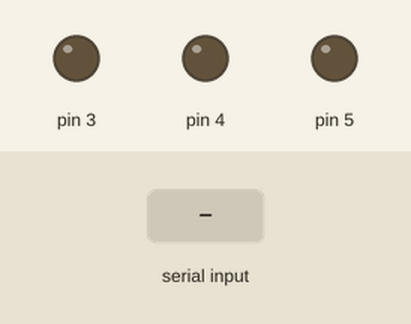
Bench run of a sketch on a simulated Arduino Uno, built with avr-gcc and run on an emulated ATmega328P. Parts: output pins drawn as LEDs (lit = HIGH). Inputs (shaded band) come from the test bench.

Above: at 1.2 s.
1.3 s: "C" received over Serial
At 3.4 s:
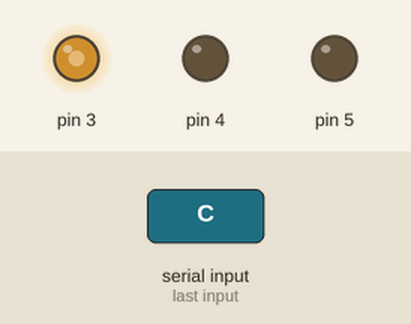
3.8 s: "D" received over Serial
At 5.3 s:
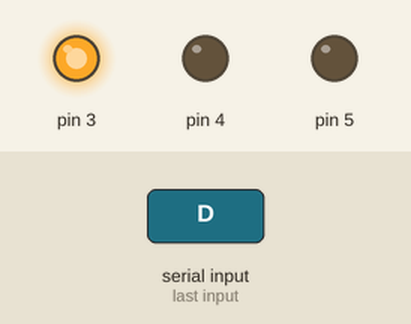
6.3 s: "A" received over Serial
At 8.4 s:
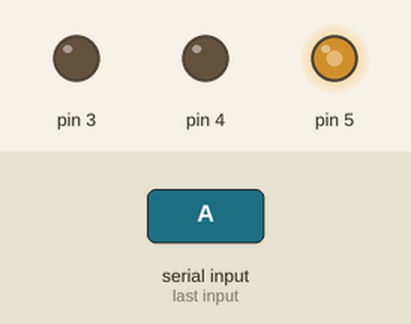
8.8 s: "B" received over Serial
At 10.3 s:
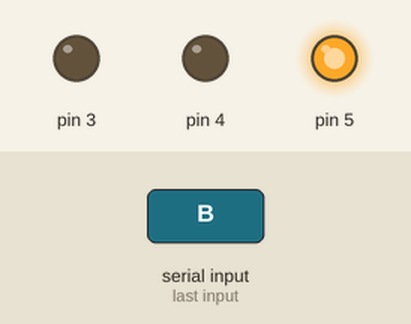
Timing chart, 0 to 11.8 s (numbered marks = the images above; inputs shaded):
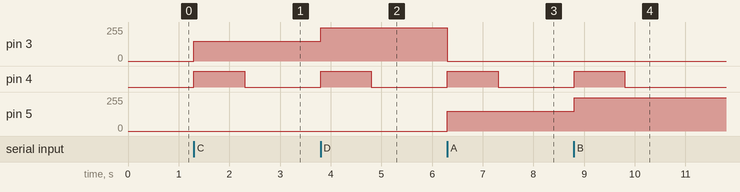

Measured:
- after the input at 1.3 s, pin 3: 0/255 → 150/255 at once; pin 4: LOW → HIGH at once, → LOW 1.0 s later
- after the input at 3.8 s, pin 3: 150/255 → 250/255 at once; pin 4: LOW → HIGH at once, → LOW 1.0 s later
- after the input at 6.3 s, pin 3: 250/255 → 0/255 at once; pin 4: LOW → HIGH at once, → LOW 1.0 s later; pin 5: 0/255 → 150/255 at once
- after the input at 8.8 s, pin 4: LOW → HIGH at once, → LOW 1.0 s later; pin 5: 150/255 → 250/255 at once

The sketch:

motor_speed_control_through_keyboard.ino
```cpp
void setup() {
  // put your setup code here, to run once:
  pinMode(3,OUTPUT);
  pinMode(4,OUTPUT);
  pinMode(5,OUTPUT);
  Serial.begin(9600);

}

void loop() {
  // put your main code here, to run repeatedly:
  char ch=Serial.read();
    if(ch=='C')
    {
      digitalWrite(4,HIGH);
      analogWrite(3,150);
      analogWrite(5,0);
      delay(1000);
      digitalWrite(4,LOW);
    }
     if(ch=='D')
    {
      digitalWrite(4,HIGH);
      analogWrite(3,250);
      analogWrite(5,0);
      delay(1000);
      digitalWrite(4,LOW);
    }
     if(ch=='A')
    {
      digitalWrite(4,HIGH);
      analogWrite(3,0);
      analogWrite(5,150);
      delay(1000);
      digitalWrite(4,LOW);
    }
     if(ch=='B')
    {
      digitalWrite(4,HIGH);
      analogWrite(3,0);
      analogWrite(5,250);
      delay(1000);
      digitalWrite(4,LOW);
    }

}
```
